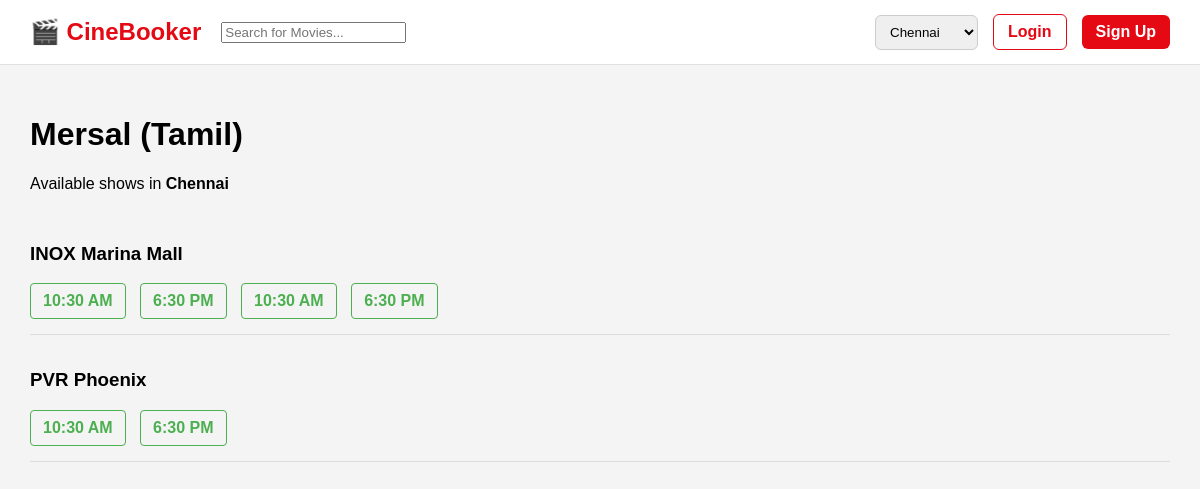
Screenshot of /book/1 with the database file from the repository.
### models.py (models this page shows)
class Movie(db.Model):
    id = db.Column(db.Integer, primary_key=True)
    title = db.Column(db.String(120), nullable=False)
    language = db.Column(db.String(50))
    poster = db.Column(db.String(200))

class Theatre(db.Model):
    id = db.Column(db.Integer, primary_key=True)
    name = db.Column(db.String(100), nullable=False)
    city = db.Column(db.String(50), nullable=False)
    __table_args__ = (
        db.UniqueConstraint("name", "city", name="unique_theatre_city"),
    )

class Show(db.Model):
    id = db.Column(db.Integer, primary_key=True)
    movie_id = db.Column(db.Integer, db.ForeignKey("movie.id"), nullable=False)
    theatre_id = db.Column(db.Integer, db.ForeignKey("theatre.id"), nullable=False)
    show_time = db.Column(db.String(20), nullable=False)
    __table_args__ = (
        db.UniqueConstraint(
            "movie_id", "theatre_id", "show_time",
            name="unique_show"
        ),
    )
    movie = db.relationship("Movie", backref="shows")
    theatre = db.relationship("Theatre", backref="shows")

### app.py (the view)
@app.route("/book/<int:movie_id>")
def book(movie_id):
    city = session.get("city", "Chennai")
    movie = Movie.query.get_or_404(movie_id)
    shows = (
        Show.query.join(Theatre)
        .filter(Show.movie_id == movie_id, Theatre.city == city)
        .all()
    )
    theatre_map = {}
    for show in shows:
        t = show.theatre
        theatre_map.setdefault(t.id, {"theatre": t, "shows": []})
        theatre_map[t.id]["shows"].append(show)
    return render_template(
        "booking.html",
        movie=movie,
        theatre_map=theatre_map,
        city=city
    )

### templates/booking.html
{% extends "base.html" %}
{% block content %}
<h1>{{ movie.title }} ({{ movie.language }})</h1>
<p>Available shows in <b>{{ city }}</b></p>
<div class="theatres">
    {% for data in theatre_map.values() %}
        <div class="theatre-card">
            <h3>{{ data.theatre.name }}</h3>
            <div class="show-times">
                {% for show in data.shows %}
                    <a href="/seats/{{ show.id }}" class="show-time">
                        {{ show.show_time }}
                    </a>
                {% endfor %}
            </div>
        </div>
    {% else %}
        <p>No shows available for this location.</p>
    {% endfor %}
</div>
{% endblock %}

### static/css/style.css (style rules this page uses)
:root { --primary: #e50914; --primary-dark: #b20710; --success: #2ecc71; --text-dark: #222; --text-light: #666; --bg-light: #f6f7f9; --card-bg: #ffffff; --border: #e0e0e0; }
body { margin: 0; font-family: Arial, sans-serif; background: #f4f4f4; }
.theatre-card { border-bottom: 1px solid #ddd; padding: 15px 0; }
.show-times { margin-top: 8px; }
.show-time { display: inline-block; padding: 8px 12px; margin-right: 10px; border: 1px solid #4caf50; border-radius: 4px; color: #4caf50; text-decoration: none; font-weight: bold; }

### rows the page displays
Movie: title "Mersal", language "Tamil"
Theatre: theatre.name "INOX Marina Mall"
Show: show_time "10:30 AM"
Show: show_time "6:30 PM"
Show: show_time "10:30 AM"
Show: show_time "6:30 PM"
Theatre: theatre.name "PVR Phoenix"
Show: show_time "10:30 AM"
Show: show_time "6:30 PM"

### other values shown
{{ city }} "Chennai"
